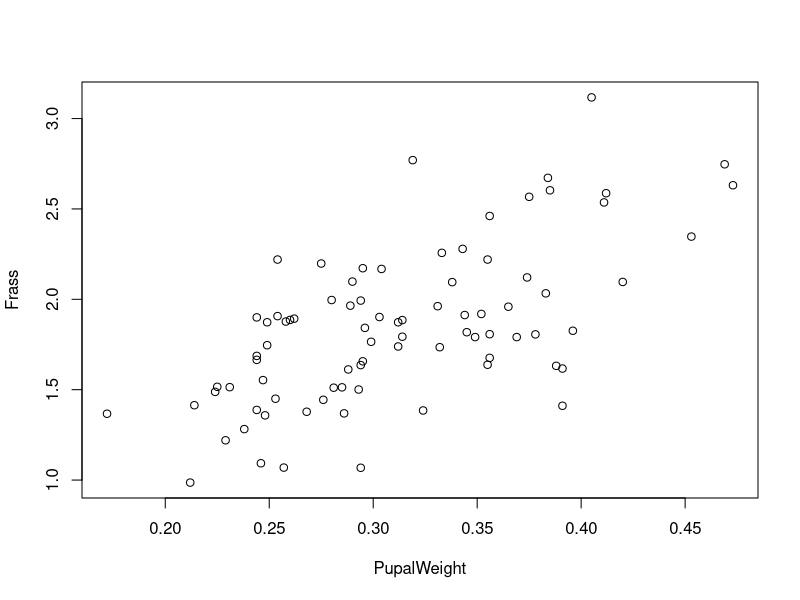
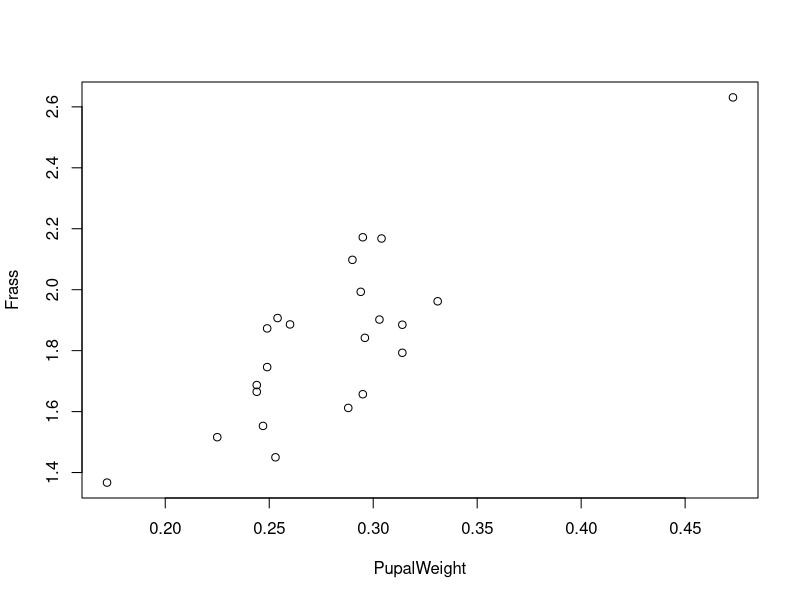

These figures' R source, in order:
pupae <- read.csv("pupae.csv")
pupae$CO2_treatment <- as.factor(pupae$CO2_treatment)
levels(pupae$CO2_treatment)
plot(Frass ~ PupalWeight, data = pupae)
model <- lm(Frass ~ PupalWeight, data = pupae)
summary(model)

plot(Frass ~ PupalWeight, data = pupae, subset=Gender==0 & CO2_treatment == 400)
model <- lm(Frass ~ PupalWeight, data = pupae, subset=Gender==0 & CO2_treatment == 400)
summary(model)
